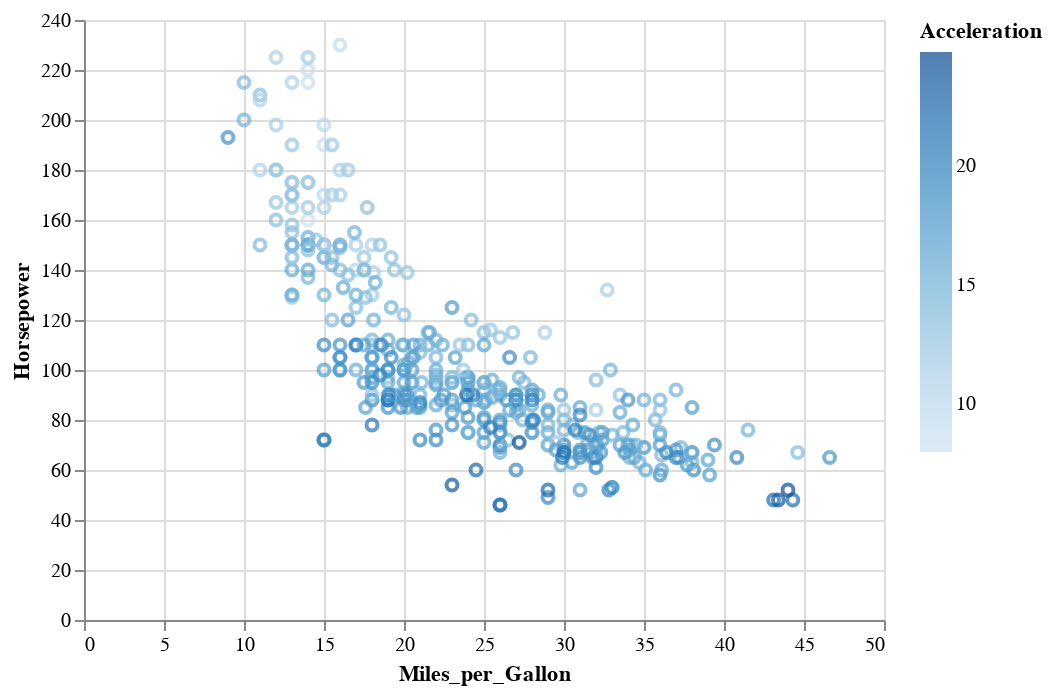

The notebook cell this image was saved under:
### Markdown cell above
- 범주형 데이터 값에 대하여 색상을 사용하면, 알테어가 자동적으로 적절한 색상 맵을 지정하여 준다.
- `가속시간`을 `color` 요소로 지정해서,  
  연속형 데이터 값에 대해서는 어떻게 되는지 알아보자.

### Code cell
alt.Chart(cars).mark_point().encode(
    x='Miles_per_Gallon',
    y='Horsepower',
    color='Acceleration'
)

### Figure 1 — Vega-Lite specification as saved in the notebook (floating-point values rounded to 4 significant figures; data arrays with more than 128 entries replaced by an {"elided": "..."} marker saying what was removed)
{"config": {"view": {"continuousWidth": 400, "continuousHeight": 300}}, "data": {"name": "data-f02450ab61490a1363517a0190416235"}, "mark": "point", "encoding": {"color": {"type": "quantitative", "field": "Acceleration"}, "x": {"type": "quantitative", "field": "Miles_per_Gallon"}, "y": {"type": "quantitative", "field": "Horsepower"}}, "$schema": "https://vega.github.io/schema/vega-lite/v4.8.1.json", "datasets": {"data-f02450ab61490a1363517a0190416235": {"elided": "406 records"}}}
